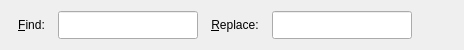
<ui version="4.0" >
 <class>FindMiniToolBase</class>
 <widget class="QWidget" name="FindMiniToolBase" >
  <property name="geometry" >
   <rect>
    <x>0</x>
    <y>0</y>
    <width>464</width>
    <height>35</height>
   </rect>
  </property>
  <property name="windowTitle" >
   <string>Find and Replace Mini Tool</string>
  </property>
  <layout class="QGridLayout" >
   <item row="0" column="0" >
    <layout class="QHBoxLayout" >
     <item>
      <widget class="QToolButton" name="findButton_" >
       <property name="minimumSize" >
        <size>
         <width>0</width>
         <height>0</height>
        </size>
       </property>
       <property name="maximumSize" >
        <size>
         <width>32767</width>
         <height>21</height>
        </size>
       </property>
       <property name="text" >
        <string>&amp;Find:</string>
       </property>
       <property name="shortcut" >
        <string>Alt+F</string>
       </property>
       <property name="autoRaise" >
        <bool>true</bool>
       </property>
      </widget>
     </item>
     <item>
      <widget class="QLineEdit" name="findLineEdit_" >
       <property name="sizePolicy" >
        <sizepolicy vsizetype="Minimum" hsizetype="Preferred" >
         <horstretch>1</horstretch>
         <verstretch>0</verstretch>
        </sizepolicy>
       </property>
       <property name="minimumSize" >
        <size>
         <width>120</width>
         <height>0</height>
        </size>
       </property>
       <property name="focusPolicy" >
        <enum>Qt::StrongFocus</enum>
       </property>
      </widget>
     </item>
     <item>
      <widget class="QToolButton" name="replaceButton_" >
       <property name="minimumSize" >
        <size>
         <width>0</width>
         <height>0</height>
        </size>
       </property>
       <property name="maximumSize" >
        <size>
         <width>32767</width>
         <height>21</height>
        </size>
       </property>
       <property name="text" >
        <string>&amp;Replace:</string>
       </property>
       <property name="shortcut" >
        <string>Alt+R</string>
       </property>
       <property name="autoRaise" >
        <bool>true</bool>
       </property>
      </widget>
     </item>
     <item>
      <widget class="QLineEdit" name="replaceLineEdit_" >
       <property name="sizePolicy" >
        <sizepolicy vsizetype="Minimum" hsizetype="Preferred" >
         <horstretch>1</horstretch>
         <verstretch>0</verstretch>
        </sizepolicy>
       </property>
       <property name="minimumSize" >
        <size>
         <width>120</width>
         <height>0</height>
        </size>
       </property>
       <property name="focusPolicy" >
        <enum>Qt::StrongFocus</enum>
       </property>
      </widget>
     </item>
     <item>
      <layout class="QGridLayout" >
       <property name="leftMargin" >
        <number>0</number>
       </property>
       <property name="topMargin" >
        <number>0</number>
       </property>
       <property name="rightMargin" >
        <number>0</number>
       </property>
       <property name="bottomMargin" >
        <number>0</number>
       </property>
       <property name="horizontalSpacing" >
        <number>0</number>
       </property>
       <property name="verticalSpacing" >
        <number>0</number>
       </property>
       <item row="1" column="1" >
        <widget class="QLabel" name="replaceLabel_" >
         <property name="sizePolicy" >
          <sizepolicy vsizetype="Fixed" hsizetype="Fixed" >
           <horstretch>0</horstretch>
           <verstretch>0</verstretch>
          </sizepolicy>
         </property>
         <property name="lineWidth" >
          <number>0</number>
         </property>
         <property name="pixmap" >
          <pixmap/>
         </property>
        </widget>
       </item>
       <item row="2" column="1" >
        <widget class="QLabel" name="matchCaseLabel_" >
         <property name="sizePolicy" >
          <sizepolicy vsizetype="Fixed" hsizetype="Fixed" >
           <horstretch>0</horstretch>
           <verstretch>0</verstretch>
          </sizepolicy>
         </property>
         <property name="lineWidth" >
          <number>0</number>
         </property>
         <property name="pixmap" >
          <pixmap/>
         </property>
        </widget>
       </item>
       <item row="1" column="0" >
        <widget class="QLabel" name="textAttrsLabel_" >
         <property name="sizePolicy" >
          <sizepolicy vsizetype="Fixed" hsizetype="Fixed" >
           <horstretch>0</horstretch>
           <verstretch>0</verstretch>
          </sizepolicy>
         </property>
         <property name="lineWidth" >
          <number>0</number>
         </property>
         <property name="pixmap" >
          <pixmap/>
         </property>
        </widget>
       </item>
       <item row="2" column="0" >
        <widget class="QLabel" name="searchDirectionLabel_" >
         <property name="sizePolicy" >
          <sizepolicy vsizetype="Fixed" hsizetype="Fixed" >
           <horstretch>0</horstretch>
           <verstretch>0</verstretch>
          </sizepolicy>
         </property>
         <property name="lineWidth" >
          <number>0</number>
         </property>
         <property name="pixmap" >
          <pixmap/>
         </property>
        </widget>
       </item>
      </layout>
     </item>
     <item>
      <spacer>
       <property name="orientation" >
        <enum>Qt::Horizontal</enum>
       </property>
       <property name="sizeHint" >
        <size>
         <width>21</width>
         <height>20</height>
        </size>
       </property>
      </spacer>
     </item>
    </layout>
   </item>
  </layout>
 </widget>
 <layoutdefault spacing="6" margin="11" />
 <resources/>
 <connections>
  <connection>
   <sender>findLineEdit_</sender>
   <signal>returnPressed()</signal>
   <receiver>findButton_</receiver>
   <slot>animateClick()</slot>
   <hints>
    <hint type="sourcelabel" >
     <x>20</x>
     <y>20</y>
    </hint>
    <hint type="destinationlabel" >
     <x>20</x>
     <y>20</y>
    </hint>
   </hints>
  </connection>
  <connection>
   <sender>replaceLineEdit_</sender>
   <signal>returnPressed()</signal>
   <receiver>replaceButton_</receiver>
   <slot>animateClick()</slot>
   <hints>
    <hint type="sourcelabel" >
     <x>20</x>
     <y>20</y>
    </hint>
    <hint type="destinationlabel" >
     <x>20</x>
     <y>20</y>
    </hint>
   </hints>
  </connection>
 </connections>
</ui>
